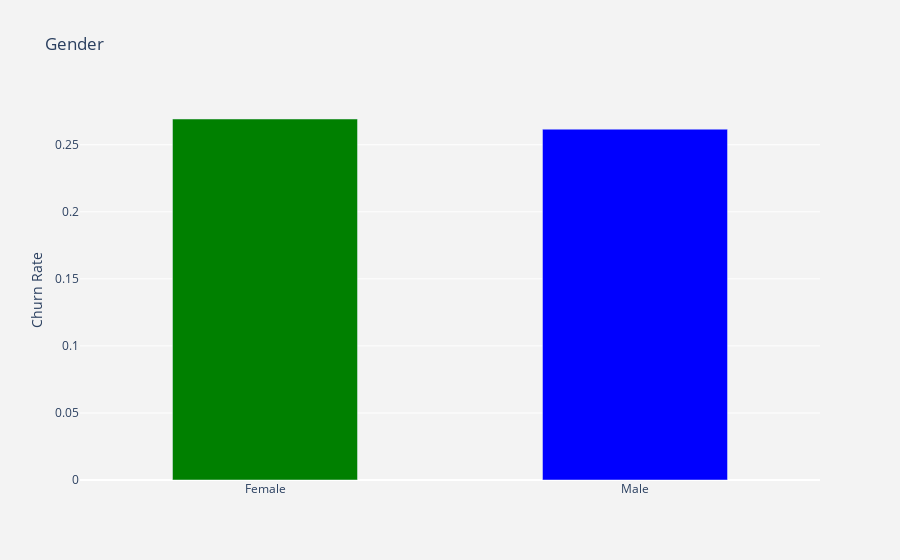

The cell this chart's notebook holds for it:
### Code cell
df_plot = df_data.groupby('gender').Churn.mean().reset_index()
plot_data = [
    go.Bar(
        x=df_plot['gender'],
        y=df_plot['Churn'],
        width = [0.5, 0.5],
        marker=dict(
        color=['green', 'blue'])
    )
]

plot_layout = go.Layout(
        xaxis={"type": "category"},
        yaxis={"title": "Churn Rate"},
        title='Gender',
        plot_bgcolor  = 'rgb(243,243,243)',
        paper_bgcolor  = 'rgb(243,243,243)',
    )
fig = go.Figure(data=plot_data, layout=plot_layout)
iplot(fig)

### Figure 1 — Plotly figure (JSON) as saved in the notebook; plotly's stock layout.template omitted (floating-point values rounded to 4 significant figures)
{"data": [{"marker": {"color": ["green", "blue"]}, "type": "bar", "width": [0.5, 0.5], "x": ["Female", "Male"], "y": [0.2692, 0.2616]}], "layout": {"paper_bgcolor": "rgb(243,243,243)", "plot_bgcolor": "rgb(243,243,243)", "title": {"text": "Gender"}, "xaxis": {"type": "category"}, "yaxis": {"title": {"text": "Churn Rate"}}}}
